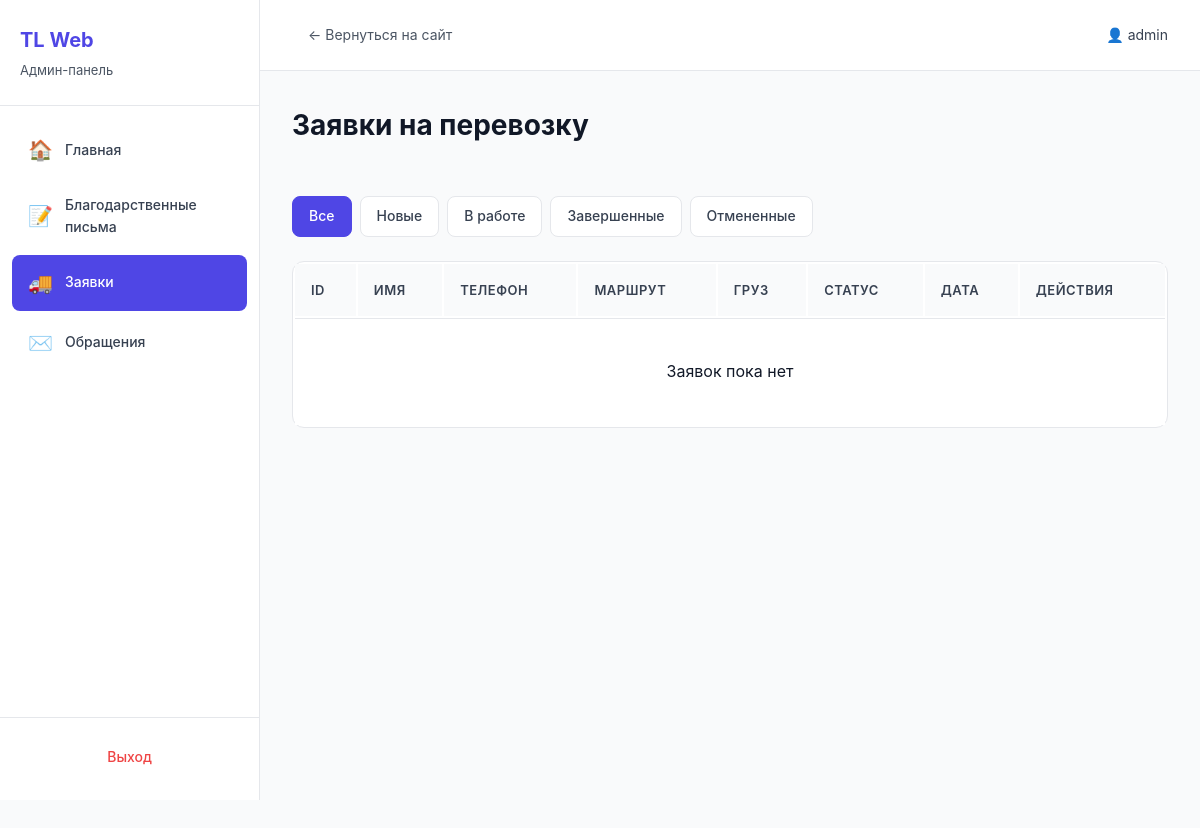
Before: /public/admin/pages/orders.php (signed in) with the older database file.
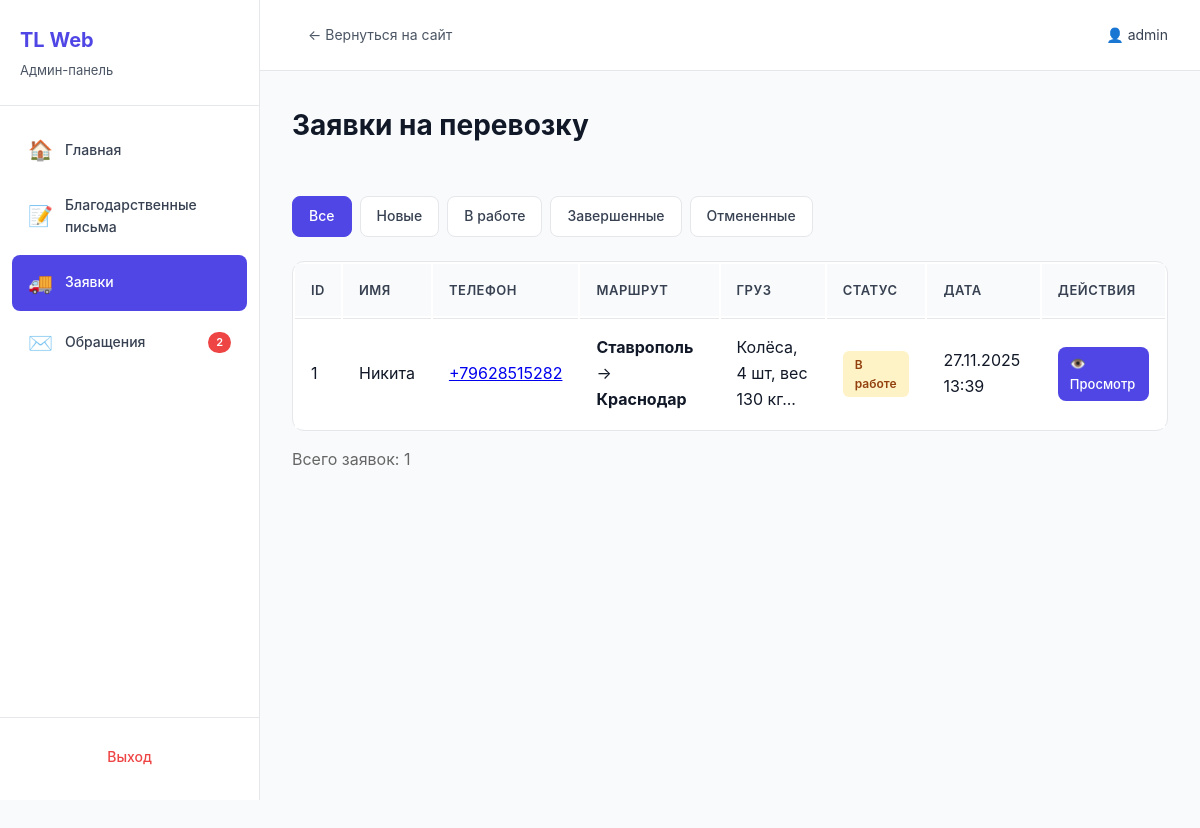
After: the same page with the newer database file.
### tables this page shows
CREATE TABLE `orders` (
  `id` int(11) NOT NULL,
  `name` varchar(255) NOT NULL COMMENT 'Имя клиента',
  `phone` varchar(50) NOT NULL COMMENT 'Телефон',
  `cargo_description` text NOT NULL COMMENT 'Описание груза',
  `city_from` varchar(255) NOT NULL COMMENT 'Город отправления',
  `city_to` varchar(255) NOT NULL COMMENT 'Город назначения',
  `status` enum('new','in_progress','completed','cancelled') DEFAULT 'new' COMMENT 'Статус заявки',
  `created_at` timestamp NOT NULL DEFAULT current_timestamp() COMMENT 'Дата создания',
  `updated_at` timestamp NOT NULL DEFAULT current_timestamp() ON UPDATE current_timestamp() COMMENT 'Дата обновления'
);

### public/admin/pages/orders.php (the view, shortened to what this page needs)
<?php
$database = new Database();
$db = $database->getConnection();
$status_filter = $_GET['status'] ?? '';
$query = "SELECT * FROM orders";
$query .= " ORDER BY created_at DESC";
$stmt = $db->prepare($query);
$stmt->execute();
$orders = $stmt->fetchAll(PDO::FETCH_ASSOC);
$count = count($orders);
?>
<!DOCTYPE html>
<html lang="ru">
<head>
    <link rel="stylesheet" href="../css/admin.css">
</head>
<body>
    <div class="admin-layout">
        <?php include '../includes/sidebar.php'; ?>
        <div class="admin-main">
            <?php include '../includes/header.php'; ?>
            <div class="admin-content">
                <div class="content-header">
                    <h1 class="page-title">Заявки на перевозку</h1>
                </div>
                <div class="filters">
                    <a href="orders.php" class="filter-btn <?php echo !$status_filter ? 'active' : ''; ?>">Все</a>
                    <a href="orders.php?status=new" class="filter-btn <?php echo $status_filter == 'new' ? 'active' : ''; ?>">Новые</a>
                    <a href="orders.php?status=in_progress" class="filter-btn <?php echo $status_filter == 'in_progress' ? 'active' : ''; ?>">В работе</a>
                    <a href="orders.php?status=completed" class="filter-btn <?php echo $status_filter == 'completed' ? 'active' : ''; ?>">Завершенные</a>
                    <a href="orders.php?status=cancelled" class="filter-btn <?php echo $status_filter == 'cancelled' ? 'active' : ''; ?>">Отмененные</a>
                </div>
                <table class="data-table">
                    <thead>
                        <tr>
                            <th>ID</th>
                            <th>Имя</th>
                            <th>Телефон</th>
                            <th>Маршрут</th>
                            <th>Груз</th>
                            <th>Статус</th>
                            <th>Дата</th>
                            <th>Действия</th>
                        </tr>
                    </thead>
                    <tbody>
                        <?php foreach ($orders as $row): ?>
                        <tr>
                            <td><?php echo $row['id']; ?></td>
                            <td><?php echo htmlspecialchars($row['name']); ?></td>
                            <td><a href="tel:<?php echo htmlspecialchars($row['phone']); ?>"><?php echo htmlspecialchars($row['phone']); ?></a></td>
                            <td>
                                <strong><?php echo htmlspecialchars($row['city_from']); ?></strong>
                                →
                                <strong><?php echo htmlspecialchars($row['city_to']); ?></strong>
                            </td>
                            <td class="text-preview"><?php echo mb_substr(htmlspecialchars($row['cargo_description']), 0, 40); ?>...</td>
                            <td>
                                <?php
                                $status_labels = [
                                    'new' => ['Новая', 'status-new'],
                                    'in_progress' => ['В работе', 'status-progress'],
                                    'completed' => ['Завершена', 'status-completed'],
                                    'cancelled' => ['Отменена', 'status-cancelled']
                                ];
                                $status_info = $status_labels[$row['status']];
                                ?>
                                <span class="status <?php echo $status_info[1]; ?>">
                                    <?php echo $status_info[0]; ?>
                                </span>
                            </td>
                            <td><?php echo date('d.m.Y H:i', strtotime($row['created_at'])); ?></td>
                            <td class="actions">
                                <a href="order-view.php?id=<?php echo $row['id']; ?>" class="btn btn-view">👁️ Просмотр</a>
                            </td>
                        </tr>
                        <?php endforeach; ?>
                        <?php if ($count == 0): ?>
                        <tr>
                            <td colspan="8" style="text-align: center; padding: 40px; color: #666;">
                                <?php if ($status_filter): ?>
                                    Нет заявок с таким статусом
                                <?php else: ?>
                                    Заявок пока нет
                                <?php endif; ?>
                            </td>
                        </tr>
                        <?php endif; ?>
                    </tbody>
                </table>
                <?php if ($count > 0): ?>
                <p style="margin-top: 16px; color: #666;">Всего заявок: <?php echo $count; ?></p>
                <?php endif; ?>
            </div>
        </div>
    </div>
</body>
</html>

### public/admin/includes/sidebar.php (shortened to what this page needs)
<aside class="admin-sidebar">
    <div class="sidebar-header">
        <h2>TL Web</h2>
        <p>Админ-панель</p>
    </div>
    <nav class="sidebar-nav">
        <?php
        $current_dir = dirname($_SERVER['PHP_SELF']);
        if (strpos($current_dir, '/admin/pages') !== false) {
            $base = '';
        } elseif (strpos($current_dir, '/admin/auth') !== false) {
            $base = '../pages/';
        } else {
            $base = 'pages/';
        }
        ?>
        <a href="<?php echo $base; ?>dashboard.php" class="nav-item <?php echo basename($_SERVER['PHP_SELF']) == 'dashboard.php' ? 'active' : ''; ?>">
            <span class="nav-icon">🏠</span>
            <span class="nav-text">Главная</span>
        </a>
        <a href="<?php echo $base; ?>testimonials.php" class="nav-item <?php echo basename($_SERVER['PHP_SELF']) == 'testimonials.php' ? 'active' : ''; ?>">
            <span class="nav-icon">📝</span>
            <span class="nav-text">Благодарственные письма</span>
        </a>
        <a href="<?php echo $base; ?>orders.php" class="nav-item <?php echo basename($_SERVER['PHP_SELF']) == 'orders.php' || basename($_SERVER['PHP_SELF']) == 'order-view.php' ? 'active' : ''; ?>">
            <span class="nav-icon">🚚</span>
            <span class="nav-text">Заявки</span>
            <?php
            $database = new Database();
            $db = $database->getConnection();
            ?>
        </a>
        <a href="<?php echo $base; ?>contacts.php" class="nav-item <?php echo basename($_SERVER['PHP_SELF']) == 'contacts.php' || basename($_SERVER['PHP_SELF']) == 'contact-view.php' ? 'active' : ''; ?>">
            <span class="nav-icon">✉️</span>
            <span class="nav-text">Обращения</span>
            <?php
            $query = "SELECT COUNT(*) as total FROM contacts WHERE status = 'new'";
            $stmt = $db->prepare($query);
            $stmt->execute();
            $new_count = $stmt->fetch(PDO::FETCH_ASSOC)['total'];
            if ($new_count > 0):
            ?>
            <span class="nav-badge"><?php echo $new_count; ?></span>
            <?php endif; ?>
        </a>
    </nav>
    <div class="sidebar-footer">
        <?php
        if (strpos($current_dir, '/admin/pages') !== false) {
            $logout_path = '../auth/logout.php';
        } else {
            $logout_path = 'logout.php';
        }
        ?>
        <a href="<?php echo $logout_path; ?>" class="nav-item logout">
            <span class="nav-text exit">Выход</span>
        </a>
    </div>
</aside>

### public/admin/includes/header.php (shortened to what this page needs)
<header class="admin-header-top">
    <div class="header-left">
        <a href="../../index.html" class="btn-back-to-site">← Вернуться на сайт</a>
    </div>
    <div class="header-right">
        <span class="user-info">👤 <?php echo htmlspecialchars($_SESSION['admin_username']); ?></span>
    </div>
</header>

### public/admin/css/admin.css (style rules this page uses)
* { margin: 0; padding: 0; box-sizing: border-box; }
:root { --primary: #4F46E5; --primary-dark: #4338CA; --success: #10B981; --warning: #F59E0B; --danger: #EF4444; --gray-50: #F9FAFB; --gray-100: #F3F4F6; --gray-200: #E5E7EB; --gray-300: #D1D5DB; --gray-600: #4B5563; --gray-700: #374151; --gray-800: #1F2937; --gray-900: #111827; }
body { font-family: -apple-system, BlinkMacSystemFont, 'Segoe UI', Roboto, 'Helvetica Neue', Arial, sans-serif; background: var(--gray-50); color: var(--gray-900); line-height: 1.6; }
.admin-layout { display: flex; min-height: 100vh; }
.admin-sidebar { width: 260px; background: white; border-right: 1px solid var(--gray-200); display: flex; flex-direction: column; position: fixed; height: 100vh; overflow-y: auto; z-index: 1000; }
.admin-main { flex: 1; margin-left: 260px; display: flex; flex-direction: column; }
.sidebar-header { padding: 24px 20px; border-bottom: 1px solid var(--gray-200); }
.sidebar-header h2 { font-size: 20px; font-weight: 700; color: var(--primary); margin-bottom: 4px; }
.sidebar-header p { font-size: 13px; color: var(--gray-600); }
.sidebar-nav { flex: 1; padding: 16px 12px; }
.nav-item { display: flex; align-items: center; padding: 12px 16px; margin-bottom: 4px; border-radius: 8px; text-decoration: none; color: var(--gray-700); transition: all 0.2s; position: relative; }
.nav-item.active { background: var(--primary); color: white; }
.nav-icon { font-size: 20px; margin-right: 12px; }
.nav-text { font-size: 14px; font-weight: 500; }
.nav-badge { margin-left: auto; background: var(--danger); color: white; font-size: 11px; padding: 2px 8px; border-radius: 12px; font-weight: 600; }
.sidebar-footer { padding: 16px 12px; border-top: 1px solid var(--gray-200); }
.nav-item.logout { color: var(--danger); justify-content: center; }
.admin-header-top { background: white; border-bottom: 1px solid var(--gray-200); padding: 16px 32px; display: flex; justify-content: space-between; align-items: center; }
.header-left { display: flex; align-items: center; }
.btn-back-to-site { color: var(--gray-600); text-decoration: none; font-size: 14px; padding: 8px 16px; border-radius: 6px; transition: all 0.2s; }
.user-info { font-size: 14px; color: var(--gray-700); }
.admin-content { padding: 32px; flex: 1; background: var(--gray-50); min-height: 100vh; }
.page-title { font-size: 28px; font-weight: 700; color: var(--gray-900); margin-bottom: 24px; }
.content-header { display: flex; justify-content: space-between; align-items: center; margin-bottom: 24px; background: transparent; }
.btn { padding: 10px 20px; border: none; border-radius: 8px; cursor: pointer; text-decoration: none; display: inline-flex; align-items: center; gap: 8px; font-size: 14px; font-weight: 500; transition: all 0.2s; }
.btn-view { background: var(--primary); color: white; padding: 6px 12px; font-size: 13px; }
.data-table { width: 100%; background: white; border-radius: 12px; overflow: visible; border: 1px solid var(--gray-200); margin-top: 24px; }
.data-table thead { background: var(--gray-50); }
.data-table th { padding: 16px; text-align: left; font-weight: 600; font-size: 13px; color: var(--gray-700); text-transform: uppercase; letter-spacing: 0.5px; background: var(--gray-50); }
.data-table td { padding: 16px; border-top: 1px solid var(--gray-200); color: var(--gray-900); background: white; }
.data-table tbody tr { background: white; }
.text-preview { max-width: 300px; }
.status { padding: 4px 12px; border-radius: 6px; font-size: 12px; font-weight: 600; display: inline-block; }
.status-progress { background: #FEF3C7; color: #92400E; }
.actions { display: flex; gap: 8px; }
.filters { display: flex; gap: 8px; margin-bottom: 24px; flex-wrap: wrap; }
.filter-btn { padding: 8px 16px; border-radius: 8px; text-decoration: none; font-size: 14px; font-weight: 500; color: var(--gray-700); background: white; border: 1px solid var(--gray-200); transition: all 0.2s; }
.filter-btn.active { background: var(--primary); color: white; border-color: var(--primary); }
.data-table tbody tr { display: table-row !important; visibility: visible !important; opacity: 1 !important; }
.data-table tbody td { display: table-cell !important; visibility: visible !important; color: #111827 !important; }

Changed rows visible on the page:
added orders: id "1", name "Никита", phone "+79628515282", city_from "Ставрополь", city_to "Краснодар", cargo_description "Колёса, 4 шт, вес 130 кг", status "В работе", created_at "27.11.2025 13:39"
Other visible differences:
$new_count: (not shown) → "2"
$count: (not shown) → "1"
text no longer shown: "Заявок пока нет"
text now shown: "Всего заявок:"
